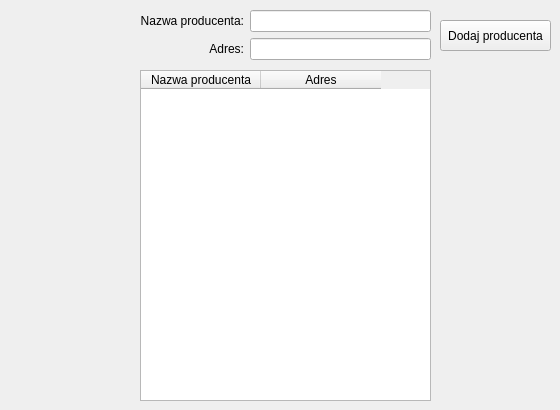
    <widget class="QWidget" name="tab_2">
     <attribute name="title">
      <string>Producenci</string>
     </attribute>
     <widget class="QTableWidget" name="tableWidget_2">
      <property name="geometry">
       <rect>
        <x>140</x>
        <y>70</y>
        <width>291</width>
        <height>331</height>
       </rect>
      </property>
      <attribute name="horizontalHeaderDefaultSectionSize">
       <number>120</number>
      </attribute>
      <column>
       <property name="text">
        <string>Nazwa producenta</string>
       </property>
      </column>
      <column>
       <property name="text">
        <string>Adres</string>
       </property>
      </column>
     </widget>
     <widget class="QWidget" name="gridLayoutWidget_2">
      <property name="geometry">
       <rect>
        <x>140</x>
        <y>10</y>
        <width>291</width>
        <height>52</height>
       </rect>
      </property>
      <layout class="QGridLayout" name="gridLayout_2">
       <item row="0" column="0">
        <widget class="QLabel" name="label_10">
         <property name="text">
          <string>Nazwa producenta:</string>
         </property>
         <property name="alignment">
          <set>Qt::AlignRight|Qt::AlignTrailing|Qt::AlignVCenter</set>
         </property>
        </widget>
       </item>
       <item row="0" column="1">
        <widget class="QLineEdit" name="lineEdit_7"/>
       </item>
       <item row="1" column="0">
        <widget class="QLabel" name="label_30">
         <property name="text">
          <string>Adres:</string>
         </property>
         <property name="alignment">
          <set>Qt::AlignRight|Qt::AlignTrailing|Qt::AlignVCenter</set>
         </property>
        </widget>
       </item>
       <item row="1" column="1">
        <widget class="QLineEdit" name="lineEdit_16"/>
       </item>
      </layout>
     </widget>
     <widget class="QPushButton" name="pushButton_7">
      <property name="geometry">
       <rect>
        <x>440</x>
        <y>20</y>
        <width>111</width>
        <height>31</height>
       </rect>
      </property>
      <property name="text">
       <string>Dodaj producenta</string>
      </property>
     </widget>
    </widget>
